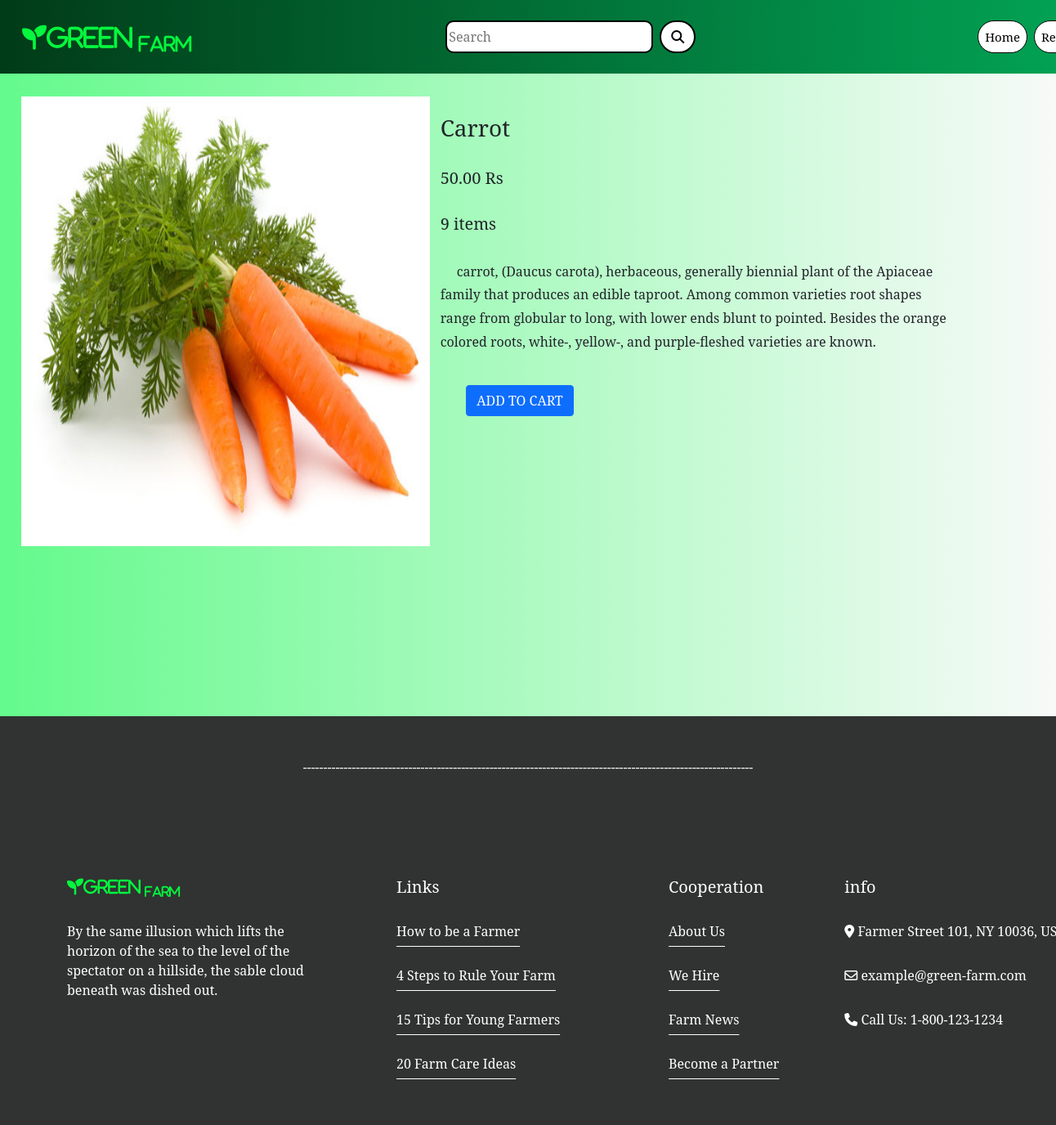
The page /detail/Carrot on the database its author committed.
### shop/models.py (models this page shows, shortened)
class Product(models.Model):
    name = models.CharField(max_length=200)
    desc = models.TextField()
    image = models.ImageField(upload_to='shop/products', blank=True, null=True)
    price = models.DecimalField(max_digits=10, decimal_places=2)
    category = models.ForeignKey(Category, on_delete=models.CASCADE)
    stock = models.IntegerField()
    available = models.BooleanField(default=True)
    created = models.DateTimeField(auto_now_add=True)
    updated = models.DateTimeField(auto_now=True)

### shop/views.py (the view)
# urls.py: path('detail/<p>', views.detail, name="detail"),
def detail(request, p):
    product = Product.objects.get(name=p)
    return render(request, 'detail.html', {'p': product})

### cart/context_processors.py (called while the page is built)
def product_count(request):
    item_count = 0
    if request.user.is_authenticated:
        u = request.user
    try:
        cart = Cart.objects.filter(user=u)
        for i in cart:
            item_count = item_count + i.quantity
    except:
        item_count = 0
    return {'count': item_count}

### template/detail.html (shortened to what this page needs)
{% extends 'base.html' %}
{% load static %}
{% block content %}
<div style="margin-top:110px;margin-bottom:200px;">
    <div class="row">
        <div class="col-sm-4 p-2" style="margin-left:30px;">
            <img src="{{p.image.url}}" height="550px" width="500px">
        </div>
        <div class="col-sm-6" style="margin-bottom:30px;padding-top:30px;margin-left:70px;;">
            <h3 class="card-title">{{p.name}}</h3><br>
            <h5 class="card-text">{{p.price}} Rs</h5><br>
            <h5>{{p.stock}} items</h5><br>
            <h6 class="card-text" style="line-height:1.8;text-indent:20px;text-align:left;">{{p.desc}}</h6>
            {% if user.is_superuser == False %}
            {% if p.stock <= 0 %}
            <h4 style="color:red;text:center">Out of Stock</h4>
            {% else %}
            <h4><a href="{% url 'cart:addtocart' p.name %}" class="btn btn-primary" style="position:relative;left:5%;margin-top:30px;">ADD TO CART</a></h4>
            {% endif %}
            {% endif %}
        </div>
    </div>
</div>
{% endblock %}

### static/css/style2.css (style rules this page uses)
body { font-family: 'Noto Serif', serif; }

### rows shown on the page
Product: image (picture), name "Carrot", price "50.00", stock "9", desc "carrot, (Daucus carota), herbaceous, generally biennial plant of the Apiaceae family that produces an edible taproot. Among common varieties root shapes range from globular to long, with lower ends blunt to pointed. Besides the orange colored roots, white-, yellow-, and purple-fleshed varieties are known."
